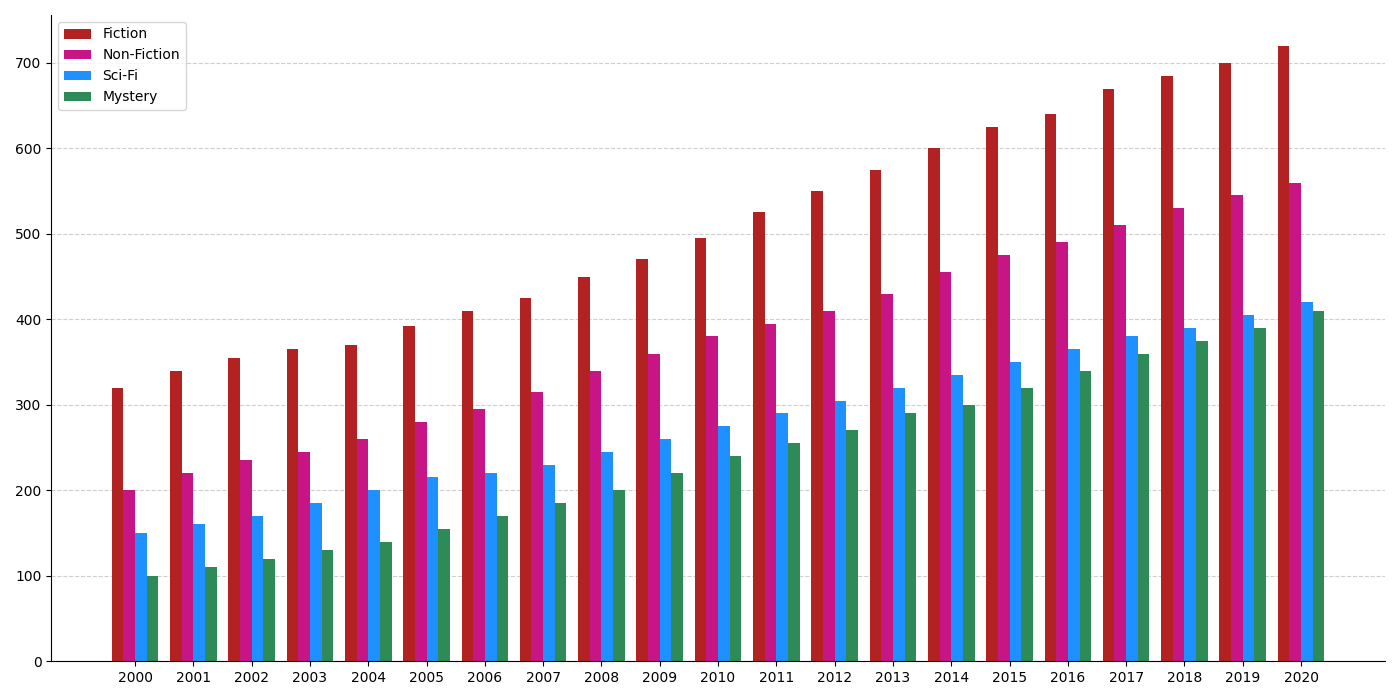

Here is the Python script that generated this plot:
import matplotlib.pyplot as plt
import numpy as np

# Data
years = np.arange(2000, 2021)
fiction_books = np.array([320, 340, 355, 365, 370, 392, 410, 425, 450, 470, 495, 525, 550, 575, 600, 625, 640, 670, 685, 700, 720])
non_fiction_books = np.array([200, 220, 235, 245, 260, 280, 295, 315, 340, 360, 380, 395, 410, 430, 455, 475, 490, 510, 530, 545, 560])
scifi_books = np.array([150, 160, 170, 185, 200, 215, 220, 230, 245, 260, 275, 290, 305, 320, 335, 350, 365, 380, 390, 405, 420])
mystery_books = np.array([100, 110, 120, 130, 140, 155, 170, 185, 200, 220, 240, 255, 270, 290, 300, 320, 340, 360, 375, 390, 410])

# Calculate total and sort
total_books_per_genre = fiction_books + non_fiction_books + scifi_books + mystery_books
sorted_indices = np.argsort(total_books_per_genre)

# Sorting
years = years[sorted_indices]
fiction_books = fiction_books[sorted_indices]
non_fiction_books = non_fiction_books[sorted_indices]
scifi_books = scifi_books[sorted_indices]
mystery_books = mystery_books[sorted_indices]

# Plot
fig, ax = plt.subplots(figsize=(14, 7))
width = 0.2
x = np.arange(len(years))

# Bar chart
ax.bar(x - 1.5*width, fiction_books, width, color='firebrick', label='Fiction')
ax.bar(x - 0.5*width, non_fiction_books, width, color='mediumvioletred', label='Non-Fiction')
ax.bar(x + 0.5*width, scifi_books, width, color='dodgerblue', label='Sci-Fi')
ax.bar(x + 1.5*width, mystery_books, width, color='seagreen', label='Mystery')

ax.set_xticks(x)
ax.set_xticklabels(years)
ax.legend()

ax.spines['right'].set_visible(False)
ax.spines['top'].set_visible(False)
ax.yaxis.grid(True, linestyle='--', alpha=0.6)
ax.set_axisbelow(True)

plt.tight_layout()
plt.show()
